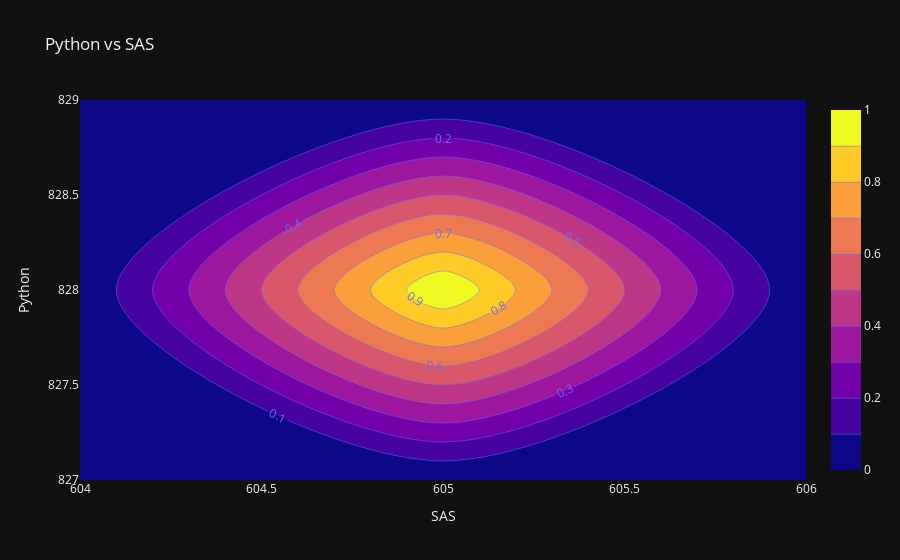

The code cell stored with this chart in its notebook:
### Code cell
python_vs_sas = px.density_contour(data_frame=technologies_df,
                                   x='SAS', y='Python',
                                   title='Python vs SAS')
python_vs_sas.update_traces(contours_coloring="fill", contours_showlabels = True)
python_vs_sas.show()

### Figure 1 — Plotly figure (JSON) as saved in the notebook; plotly's stock layout.template omitted (floating-point values rounded to 4 significant figures)
{"data": [{"contours": {"coloring": "fill", "showlabels": true}, "hovertemplate": "SAS=%{x}<br>Python=%{y}<br>count=%{z}<extra></extra>", "legendgroup": "", "line": {"color": "#636efa"}, "name": "", "showlegend": false, "x": [605], "xaxis": "x", "xbingroup": "x", "y": [828], "yaxis": "y", "ybingroup": "y", "type": "histogram2dcontour"}], "layout": {"xaxis": {"anchor": "y", "domain": [0.0, 1.0], "title": {"text": "SAS"}}, "yaxis": {"anchor": "x", "domain": [0.0, 1.0], "title": {"text": "Python"}}, "legend": {"tracegroupgap": 0}, "title": {"text": "Python vs SAS"}}}
